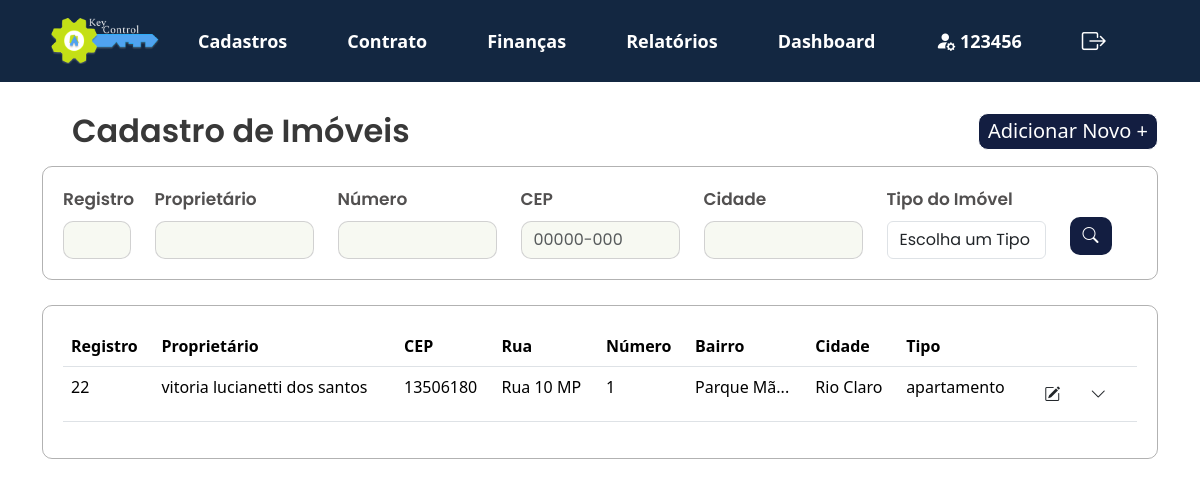
/KeyControl/projeto/views/lista_imovel.php (signed in), run on the app's committed database.
### tables this page shows
CREATE TABLE `cadastro_imovel` (
  `id` int(11) NOT NULL,
  `id_imobiliaria` varchar(20) NOT NULL,
  `cpf_cnpj_proprietario` varchar(20) NOT NULL,
  `tipo_imovel` varchar(50) NOT NULL,
  `quantidade_quartos` int(11) DEFAULT NULL,
  `quantidade_banheiros` int(11) DEFAULT NULL,
  `quantidade_vagas` int(11) DEFAULT NULL,
  `area_total` decimal(10,2) DEFAULT NULL,
  `cep` varchar(10) DEFAULT NULL,
  `rua` varchar(100) DEFAULT NULL,
  `numero` varchar(10) DEFAULT NULL,
  `bairro` varchar(50) DEFAULT NULL,
  `cidade` varchar(50) DEFAULT NULL,
  `estado` varchar(50) DEFAULT NULL,
  `pais` varchar(50) DEFAULT NULL,
  `registro_imovel` varchar(50) DEFAULT NULL,
  `valor_aluguel` float DEFAULT NULL,
  `taxa_aluguel` float DEFAULT NULL,
  `valor_venda` float DEFAULT NULL,
  `taxa_venda` float DEFAULT NULL,
  `complemento` varchar(255) DEFAULT NULL,
  `registro_agua` varchar(50) DEFAULT NULL
);

CREATE TABLE `cadastro_cliente` (
  `id` int(11) NOT NULL,
  `nome` varchar(100) NOT NULL,
  `rg_ie` varchar(20) DEFAULT NULL,
  `data_nascimento_fundacao` date DEFAULT NULL,
  `telefone` varchar(20) DEFAULT NULL,
  `email` varchar(100) DEFAULT NULL,
  `estado_civil` varchar(20) DEFAULT NULL,
  `nacionalidade` varchar(50) DEFAULT NULL,
  `profissao` varchar(50) DEFAULT NULL,
  `cep` varchar(10) DEFAULT NULL,
  `rua` varchar(100) DEFAULT NULL,
  `numero` varchar(10) DEFAULT NULL,
  `bairro` varchar(50) DEFAULT NULL,
  `cidade` varchar(50) DEFAULT NULL,
  `estado` varchar(50) DEFAULT NULL,
  `pais` varchar(50) DEFAULT NULL,
  `locador` tinyint(1) DEFAULT 0,
  `locatario` tinyint(1) DEFAULT 0,
  `fiador` tinyint(1) DEFAULT 0,
  `comprador` tinyint(1) DEFAULT 0,
  `complemento` varchar(255) DEFAULT NULL,
  `cpf_cnpj` varchar(20) NOT NULL,
  `id_imobiliaria` varchar(20) NOT NULL
);

### KeyControl/projeto/app/controllers/filtros_imovel.php (called while the page is built, shortened)
<?php
include '../app/controllers/db_conexao.php';
function buildQuery($registro_imovel, $cpf_cnpj_proprietario, $tipo_imovel, $cep, $rua, $bairro, $cidade) {
    $sql = "SELECT imovel.*, cliente.nome
            FROM cadastro_imovel imovel
            INNER JOIN cadastro_cliente cliente
                ON imovel.cpf_cnpj_proprietario = cliente.cpf_cnpj";
    $conditions = [];
    $params = [];
    return [$sql, $params];
}
$registro_imovel = $_POST['registro_imovel'] ?? '';
$cpf_cnpj_proprietario = $_POST['cpf_cnpj_proprietario'] ?? '';
$tipo_imovel = $_POST['tipo_imovel'] ?? '';
$cep = $_POST['cep'] ?? '';
$rua = $_POST['rua'] ?? '';
$bairro = $_POST['bairro'] ?? '';
$cidade = $_POST['cidade'] ?? '';
list($sql, $params) = buildQuery($registro_imovel, $cpf_cnpj_proprietario, $tipo_imovel, $cep, $rua, $bairro, $cidade);
try {
    if ($pdo) {
        $stmt = $pdo->prepare($sql);
        $stmt->execute($params);
        $result = $stmt->fetchAll(PDO::FETCH_ASSOC);
    } else {
        throw new Exception("Erro na conexão com o banco de dados.");
    }
} catch (Exception $e) {
    echo "Erro na execução da consulta: " . $e->getMessage();
}
?>

### KeyControl/projeto/views/lista_imovel.php (the view, shortened to what this page needs)
<?php
   include_once '../app/controllers/filtros_imovel.php';
   ?>
<!DOCTYPE html>
<html lang="pt-br">
   <head>
      <link href="https://cdn.jsdelivr.net/npm/bootstrap@5.3.3/dist/css/bootstrap.min.css" rel="stylesheet">
      <link rel="stylesheet" href="../public/assets/js/menu.js">
      <link rel="stylesheet" href="https://cdn.jsdelivr.net/npm/bootstrap-icons@1.10.5/font/bootstrap-icons.css">
      <link rel="stylesheet" type="text/css" href="../public/assets/css/style2.css">
   </head>
   <body>
      <?php include 'navbar.php';?>
      <section>
         <div class="container">
            <div class="d-flex justify-content-between align-items-center mb-3">
               <h2 class="mb-0">Cadastro de Imóveis</h2>
               <a href="../views/cadastro_imovel.php" class="button_adicionarnovo">Adicionar Novo +</a>
            </div>
         </div>
         <div class="container">
            <form method="POST" action="">
               <div class="filtros-container">
                  <div class="row g-12">
                     <div class="col-md-1">
                        <label for="registro_imovel" class="form-label">Registro</label>
                        <input type="text" id="registro_imovel" class="form-control" name="registro_imovel" value="<?= htmlspecialchars($_POST['registro_imovel'] ?? '') ?>">
                     </div>
                     <div class="col-md-2">
                        <label for="cpf_cnpj_proprietario" class="form-label">Proprietário</label>
                        <input type="text" id="cpf_cnpj_proprietario" class="form-control" name="cpf_cnpj_proprietario" value="<?= htmlspecialchars($_POST['cpf_cnpj_proprietario'] ?? '') ?>">
                     </div>
                     <div class="col-md-2">
                        <label for="numero" class="form-label">Número</label>
                        <input type="text" id="numero" class="form-control" name="numero" value="<?= htmlspecialchars($_POST['numero'] ?? '') ?>">
                     </div>
                     <div class="col-md-2">
                        <label for="cep" class="form-label">CEP</label>
                        <input type="text" id="cep" class="form-control" name="cep" value="<?= htmlspecialchars($_POST['cep'] ?? '') ?>" pattern="\d{5}-\d{3}" placeholder="00000-000" title="Formato: 12345-678" maxlength="9">
                     </div>
                     <div class="col-md-2">
                        <label for="cidade" class="form-label">Cidade</label>
                        <input type="text" id="cidade" class="form-control" name="cidade" value="<?= htmlspecialchars($_POST['cidade'] ?? '') ?>">
                     </div>
                     <div class="col-md-2">
                        <label for="tipo_imovel" class="mb-2">Tipo do Imóvel</label>
                        <div class="position-relative">
                           <select class="form-control" name="tipo_imovel" id="tipo_imovel" onchange="checkSelection('tipo_imovel')">
                              <option value="" disabled <?= !isset($_POST['tipo_imovel']) ? 'selected' : '' ?>>Escolha um Tipo</option>
                           </select>
                        </div>
                     </div>
                     <div class="col-md-1">
                     <button class="btn btn-buscar" type="submit">
                     <i class="bi bi-search"></i>
                     </button>
                  </div>
               </div>
         </div>
         </form>
         </div>
      </section>
      <section>
         <div class="container">
            <div class="card_relatório">
               <table class="table table-hover">
                  <thead>
                     <tr>
                        <th>Registro</th>
                        <th>Proprietário</th>
                        <th>CEP</th>
                        <th>Rua</th>
                        <th>Número</th>
                        <th>Bairro</th>
                        <th>Cidade</th>
                        <th>Tipo</th>
                        <th></th>
                     </tr>
                  </thead>
                  <tbody>
                     <?php
                        if (isset($result) && count($result) > 0) {
                            foreach ($result as $row) {
                                $bairro = htmlspecialchars($row['bairro'] ?? '-');
                                $bairro_resumido = htmlspecialchars(substr($bairro, 0, 10) . (strlen($bairro) > 10 ? '...' : ''));
                                echo "<tr>
                                        <td>" . htmlspecialchars($row['registro_imovel'] ?? '-') . "</td>
                                        <td>" . htmlspecialchars($row['nome'] ?? '-') . "</td>
                                        <td>" . htmlspecialchars($row['cep'] ?? '-') . "</td>
                                        <td>" . htmlspecialchars($row['rua'] ?? '-') . "</td>
                                        <td>" . htmlspecialchars($row['numero'] ?? '-') . "</td>
                                        <td title='$bairro'>$bairro_resumido</td>
                                        <td>" . htmlspecialchars($row['cidade'] ?? '-') . "</td>
                                        <td>" . htmlspecialchars($row['tipo_imovel'] ?? '-') . "</td>
                                        <td>
                                 <button class='btn' onclick=\"window.location.href='../views/modifica_imovel.php?id=" . htmlspecialchars($row['id']) . "'\">
                                          <i class='bi bi-pencil-square'></i>
                                          </button>
                                            <button class='btn' onclick='toggleSubMenu(this)'>
                                                <i class='bi bi-chevron-down'></i>
                                            </button>
                                            <div class='submenu' style='display: none;'>
                                                <div class='submenu-options'>
                                                    <button class='imprimir' onclick='redirectToRelatorio(" . htmlspecialchars($row['id']) . ")'>
                                                        <i class='bi bi-printer'></i> Imprimir
                                                    </button>
                                                    <button class='excluir' onclick='deleteRecord(" . htmlspecialchars($row['id']) . ")'>
                                                        <i class='bi bi-trash'></i> Excluir
                                                    </button>
                                                </div>
                                            </div>
                                        </td>
                                    </tr>";
                            }
                        } else {
                            echo "<tr><td colspan='8'>Nenhum registro encontrado</td></tr>";
                        }
                        ?>
                  </tbody>
               </table>
            </div>
         </div>
      </section>
   </body>
</html>

### KeyControl/projeto/public/assets/css/style2.css (style rules this page uses)
h2 { font-family: "Poppins", sans-serif; font-weight: 600; font-style: normal; color: #383838; margin: 30px; }
.container h2 { position: relative; z-index: 1; }
form { font-family: "Poppins", sans-serif; font-style: normal; font-weight: 600; font-size: 17px; color: rgb(82, 80, 80); }
input.form-control { background-color: #F7F9F2; color: #333; border: 0px; }
h2.mb-0 { margin-block: auto; }
.filtros-container input.form-control { border: 1px solid #3838383b; border-radius: 10px; }
.filtros-container { width: auto; height: auto; border: 1px solid #38383862; border-radius: 10px; padding: 20px; display: flex; }
.filtros-container .btn-buscar { margin-top: 30px; }
.btn-buscar { background-color: #131E41; color: white; border-radius: 10px; }
.card_relatório { width: auto; height: auto; border: 1px solid #38383862; border-radius: 10px; margin-top: 25px; margin-bottom: 20px; padding: 20px; }
.button_adicionarnovo { border: 1px solid; border-radius: 10px; background-color: #131E41; width: 180px; height: 37px; align-items: center; display: flex; justify-content: center; align-items: center; text-align: center; color: #ffffff; font-size: 20px; text-decoration: none; }

### data on the page
cadastro_imovel: registro_imovel "22", cadastro_cliente.nome "vitoria lucianetti dos santos", cep "13506180", rua "Rua 10 MP", numero "1", bairro "Parque Mã...", cidade "Rio Claro", tipo_imovel "apartamento"

### other printed values
$first_name "123456"
